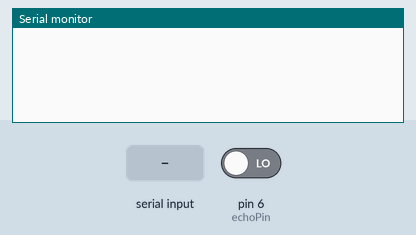
Simulated run of this sketch. Board: Arduino Uno, built with avr-gcc and run on an emulated ATmega328P. Shown: the last lines printed to the serial monitor. The inputs (shaded band) are chosen by the test bench; at power-on: pin 6 (echoPin) LOW.

Above: at 1.2 s.
1.3 s: "R" received over Serial
At 3.5 s:
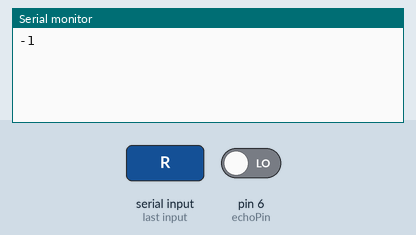
3.8 s: "1" received over Serial
At 4.3 s:
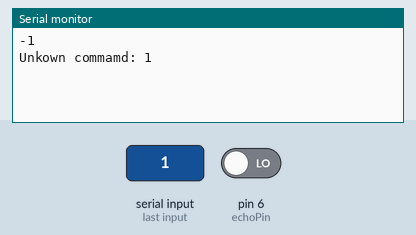

Measured:
- after the input at 1.3 s, the serial monitor: prints a new line after 1.0 s (image 1)
- after the input at 3.8 s, the serial monitor: prints a new line at once (image 2)

The sketch:

Arduino.ino
```cpp
const int triggerPin = 7;
const int echoPin = 6;

void setup() {
  // Init serial
  Serial.begin(9600);
  // Init pins
  pinMode(triggerPin, OUTPUT);
  pinMode(echoPin, INPUT);
}

void loop() {
  byte inputCmd = 0;
  long distance;
  //Check if there is something to read
  if (Serial.available() == 1) {
    //Read buffer
    inputCmd = Serial.read();

    //Check for Cmd
    if (inputCmd == 'R') {
      distance = getDistance();
      if (distance >= 500 || distance <= 0)
        Serial.println("-1");
      else
        Serial.println(distance);
    }
    else {
      Serial.print("Unkown commamd: ");
      Serial.println((char)inputCmd);
    }
    //Clear Cmd bytes
    inputCmd = 0;
  }
}

// Evaluate distance
int getDistance() {
  long duration = 0;
  digitalWrite(triggerPin, LOW);
  delay(5);
  digitalWrite(triggerPin, HIGH);
  delay(10);
  digitalWrite(triggerPin, LOW);
  duration = pulseIn(echoPin, HIGH);

  return (duration / 2) / 29.1;
}
```
